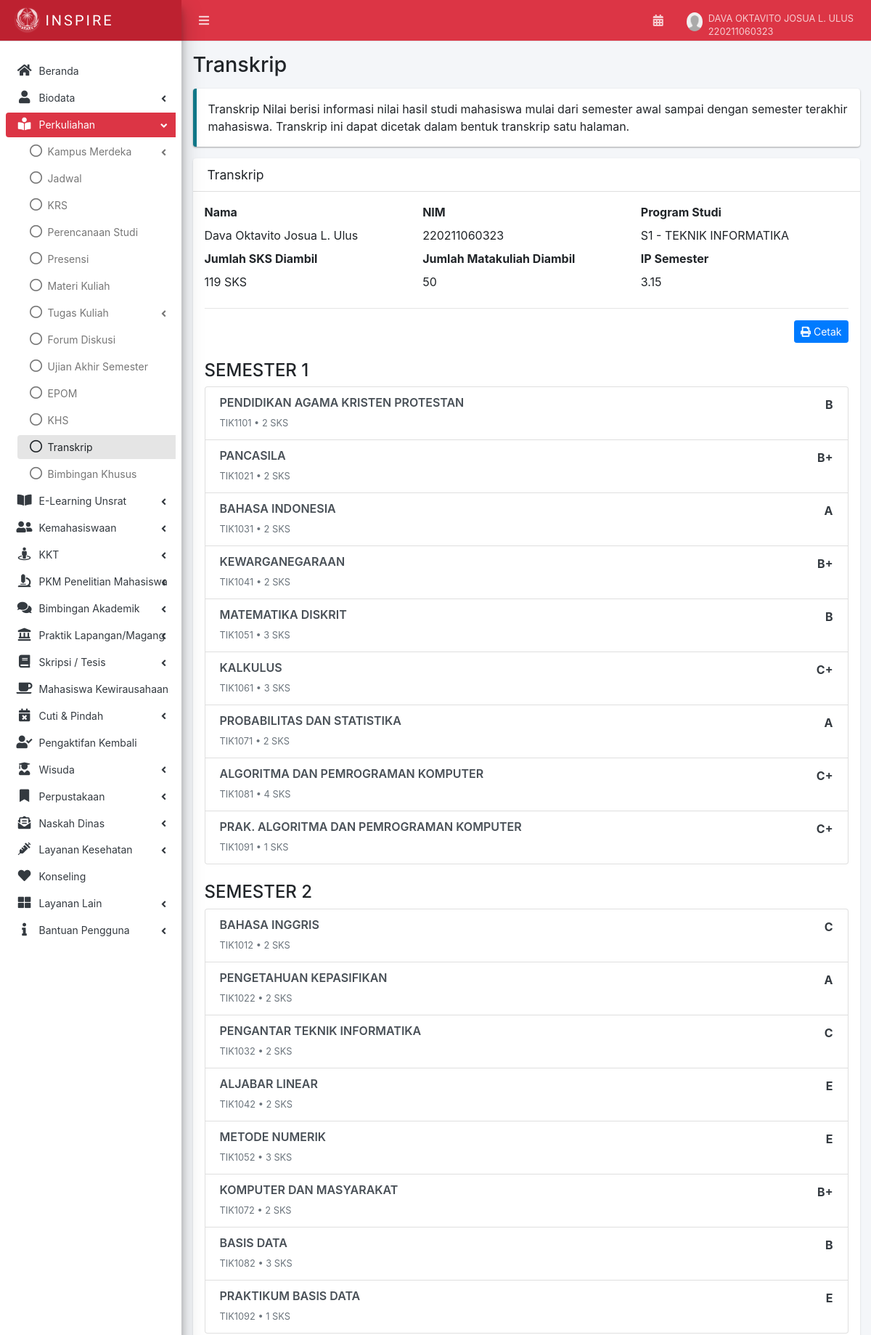
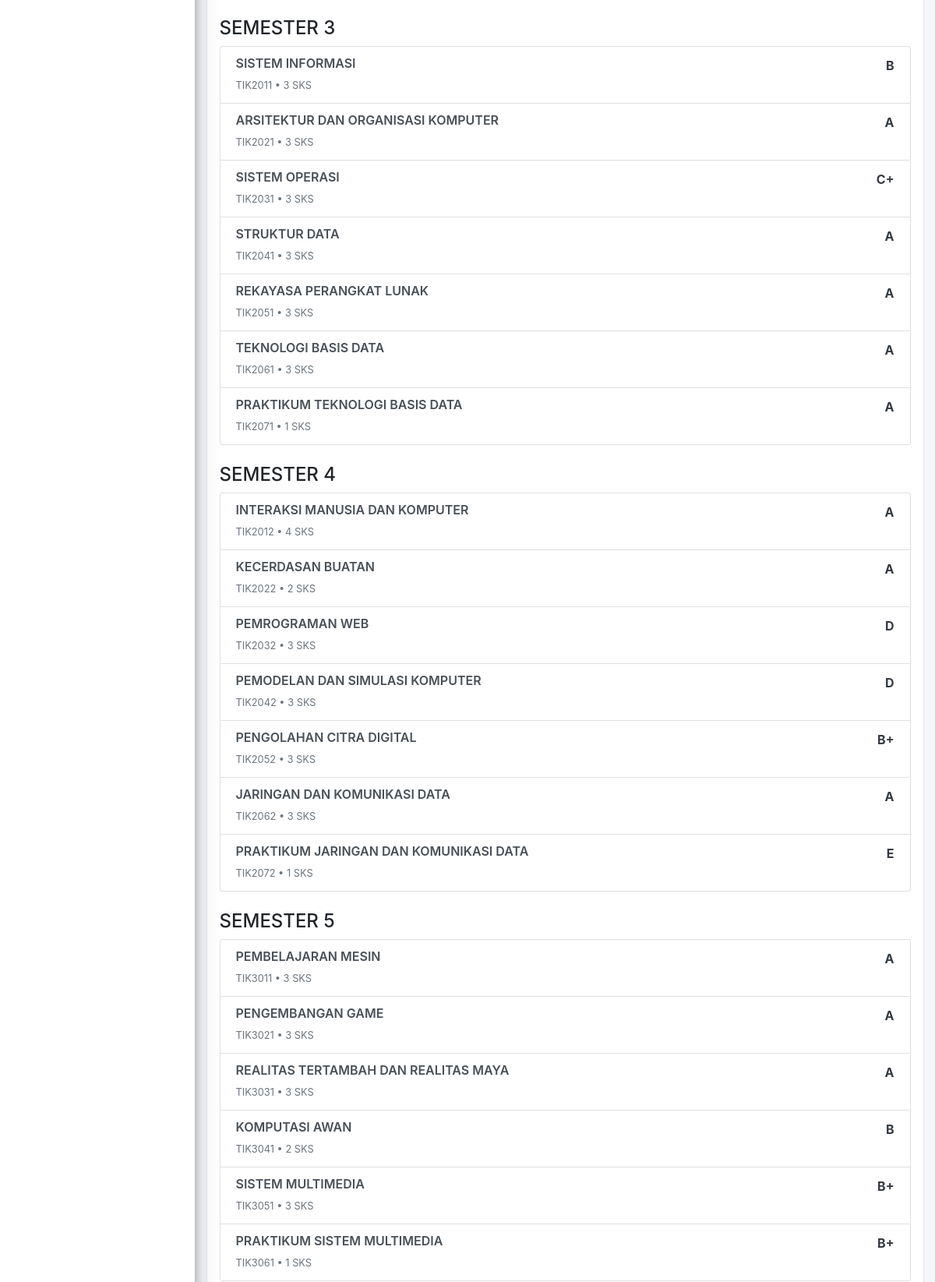
The page /transkrip.php (signed in, upper part) on the database its author committed (2 pictures, top to bottom).
### tables this page shows
CREATE TABLE `users` (
  `id` int NOT NULL,
  `nim` varchar(20) NOT NULL,
  `password` varchar(255) NOT NULL,
  `nama` varchar(100) NOT NULL,
  `email` varchar(100) DEFAULT NULL,
  `tempat_lahir` varchar(100) DEFAULT NULL,
  `tanggal_lahir` date DEFAULT NULL,
  `tanggal_masuk` date DEFAULT '2022-08-01',
  `foto_profil` varchar(255) DEFAULT 'assets/images/user_default.png',
  `semester` int DEFAULT '1',
  `tahun_akademik` varchar(20) DEFAULT '2025/2026',
  `periode` varchar(10) DEFAULT 'Gasal',
  `status` varchar(50) DEFAULT 'Aktif',
  `status_pddikti` varchar(50) DEFAULT 'Aktif',
  `angkatan` varchar(4) DEFAULT NULL,
  `fakultas` varchar(100) DEFAULT NULL,
  `prodi` varchar(100) DEFAULT NULL,
  `jenjang` varchar(10) DEFAULT NULL,
  `pembimbing_akademik` varchar(100) DEFAULT NULL,
  `nip_pembimbing` varchar(30) DEFAULT NULL,
  `masa_studi` int DEFAULT '1',
  `sisa_masa_studi` int DEFAULT '14',
  `ipk` decimal(3,2) DEFAULT '0.00',
  `ip_semester` decimal(3,2) DEFAULT '0.00',
  `sks_lulus` int DEFAULT '0',
  `sks_diambil` int DEFAULT '0',
  `has_academic_warning` tinyint(1) DEFAULT '0',
  `warning_message` text,
  `created_at` timestamp NULL DEFAULT CURRENT_TIMESTAMP,
  `updated_at` timestamp NULL DEFAULT CURRENT_TIMESTAMP ON UPDATE CURRENT_TIMESTAMP
);

CREATE TABLE `transkrip` (
  `id` int NOT NULL,
  `nim` varchar(20) NOT NULL,
  `kode_mk` varchar(20) NOT NULL,
  `nama_mk` varchar(100) NOT NULL,
  `sks` int NOT NULL DEFAULT '3',
  `nilai_huruf` varchar(2) NOT NULL,
  `bobot` decimal(3,2) NOT NULL,
  `semester` int DEFAULT '1',
  `created_at` timestamp NULL DEFAULT CURRENT_TIMESTAMP
);

### transkrip.php (the view, shortened to what this page needs)
<?php
include 'layout/header.php';
include 'config/database.php';
$user_data = null;
$transkrip_data = [];
$total_sks = 0;
$total_mk = 0;
$ips = 0;
$nim = $_SESSION['nim'] ?? '';
$stmt = $conn->prepare("SELECT * FROM users WHERE nim = ?");
$stmt->bind_param("s", $nim);
$stmt->execute();
$result = $stmt->get_result();
if ($result && $result->num_rows > 0) {
    $user_data = $result->fetch_assoc();
}
$stmt = $conn->prepare("SELECT * FROM transkrip WHERE nim = ? ORDER BY semester ASC, id ASC");
$stmt->bind_param("s", $nim);
$stmt->execute();
$result = $stmt->get_result();
while ($row = $result->fetch_assoc()) {
    $semester = $row['semester'];
    if (!isset($transkrip_data[$semester])) {
        $transkrip_data[$semester] = [];
    }
    $transkrip_data[$semester][] = $row;
    $total_sks += (int) $row['sks'];
    $total_mk++;
}
$stmt = $conn->prepare("SELECT
            CASE
                WHEN SUM(sks) > 0 THEN ROUND(SUM(sks * bobot) / SUM(sks), 2)
                ELSE 0
            END as ips
          FROM transkrip
          WHERE nim = ?");
$stmt->bind_param("s", $nim);
$stmt->execute();
$result = $stmt->get_result();
if ($result && $row = $result->fetch_assoc()) {
    $ips = (float) $row['ips'];
}
?>
<div class="content-wrapper" style="min-height: 799.031px;">
    <div class="content-header">
        <div class="container-fluid"><h1>Transkrip</h1></div>
    </div>
    <div class="content">
        <div class="container-fluid">
            <div class="row">
                <div class="col-md-12 col-sm-12 col-xs-12">
                    <div class="callout callout-info">
                        Transkrip Nilai berisi informasi nilai hasil studi mahasiswa mulai dari semester awal sampai dengan semester terakhir mahasiswa. Transkrip ini dapat dicetak dalam bentuk transkrip satu halaman.
                    </div>
                    <div class="card">
                        <div class="card-header">
                            <h3 class="card-title">Transkrip</h3>
                        </div>
                        <div class="card-body">
                            <div class="row">
                                <div class="col-md-4 col-sm-12 col-xs-12 mb-2">
                                    <label>Nama</label><br>
                                    <?php echo $user_data ? htmlspecialchars($user_data['nama'], ENT_QUOTES, 'UTF-8') : '-'; ?>
                                </div>
                                <div class="col-md-4 col-sm-12 col-xs-12 mb-2">
                                    <label>NIM</label><br>
                                    <?php echo $user_data ? htmlspecialchars($user_data['nim'], ENT_QUOTES, 'UTF-8') : '-'; ?>
                                </div>
                                <div class="col-md-4 col-sm-12 col-xs-12 mb-2">
                                    <label>Program Studi</label><br>
                                    S1 - TEKNIK INFORMATIKA
                                </div>
                                <div class="col-md-4 col-sm-12 col-xs-12 mb-2">
                                    <label>Jumlah SKS Diambil</label><br>
                                    <?php echo $total_sks; ?> SKS
                                </div>
                                <div class="col-md-4 col-sm-12 col-xs-12 mb-2">
                                    <label>Jumlah Matakuliah Diambil</label><br>
                                    <?php echo $total_mk; ?>
                                </div>
                                <div class="col-md-4 col-sm-12 col-xs-12 mb-2">
                                    <label>IP Semester</label><br>
                                    <?php echo number_format($ips, 2); ?>
                                </div>
                            </div>
                            <hr>
                            <div class="text-right mb-2">
                                <a href="transkrip_cetak.php" target="_blank">
                                    <button type="button" class="btn btn-sm btn-primary">
                                        <i class="fas fa-print mr-1"></i>Cetak
                                    </button>
                                </a>
                            </div>
                            <?php if (count($transkrip_data) > 0): ?>
                                <?php foreach ($transkrip_data as $semester => $matakuliah_list): ?>
                                    <h4 class="mt-4">SEMESTER <?php echo (int) $semester; ?></h4>
                                    <ul class="list-group mb-4" id="list-semester">
                                        <?php foreach ($matakuliah_list as $mk): ?>
                                            <li class="list-group-item list-group-item-action flex-column align-items-start">
                                                <div class="d-flex w-100 justify-content-between">
                                                    <h6 class="mb-0"><?php echo strtoupper(htmlspecialchars($mk['nama_mk'], ENT_QUOTES, 'UTF-8')); ?></h6>
                                                    <span class="text-dark">
                                                        <b><?php echo htmlspecialchars($mk['nilai_huruf'], ENT_QUOTES, 'UTF-8'); ?></b>
                                                    </span>
                                                </div>
                                                <small class="text-muted">
                                                    <?php echo htmlspecialchars($mk['kode_mk'], ENT_QUOTES, 'UTF-8'); ?> • <?php echo (int) $mk['sks']; ?> SKS
                                                </small>
                                            </li>
                                        <?php endforeach; ?>
                                    </ul>
                                <?php endforeach; ?>
                            <?php endif; ?>
                        </div>
                    </div>
                </div>
            </div>
        </div>
    </div>
</div>
<?php include 'layout/footer.php'; ?>

### assets/css/style.css (style rules this page uses)
.list-group-item h6 { font-weight: 600; }

### rows shown on the page
users: nama "Dava Oktavito Josua L. Ulus", nim "220211060323"
transkrip: nama_mk "PENDIDIKAN AGAMA KRISTEN PROTESTAN", nilai_huruf "B", kode_mk "TIK1101", sks "2"
transkrip: nama_mk "PANCASILA", nilai_huruf "B+", kode_mk "TIK1021", sks "2"
transkrip: nama_mk "BAHASA INDONESIA", nilai_huruf "A", kode_mk "TIK1031", sks "2"
transkrip: nama_mk "KEWARGANEGARAAN", nilai_huruf "B+", kode_mk "TIK1041", sks "2"
transkrip: nama_mk "MATEMATIKA DISKRIT", nilai_huruf "B", kode_mk "TIK1051", sks "3"
transkrip: nama_mk "KALKULUS", nilai_huruf "C+", kode_mk "TIK1061", sks "3"
transkrip: nama_mk "PROBABILITAS DAN STATISTIKA", nilai_huruf "A", kode_mk "TIK1071", sks "2"
transkrip: nama_mk "ALGORITMA DAN PEMROGRAMAN KOMPUTER", nilai_huruf "C+", kode_mk "TIK1081", sks "4"
transkrip: nama_mk "PRAK. ALGORITMA DAN PEMROGRAMAN KOMPUTER", nilai_huruf "C+", kode_mk "TIK1091", sks "1"
transkrip: nama_mk "BAHASA INGGRIS", nilai_huruf "C", kode_mk "TIK1012", sks "2"
transkrip: nama_mk "PENGETAHUAN KEPASIFIKAN", nilai_huruf "A", kode_mk "TIK1022", sks "2"
transkrip: nama_mk "PENGANTAR TEKNIK INFORMATIKA", nilai_huruf "C", kode_mk "TIK1032", sks "2"
transkrip: nama_mk "ALJABAR LINEAR", nilai_huruf "E", kode_mk "TIK1042", sks "2"
transkrip: nama_mk "METODE NUMERIK", nilai_huruf "E", kode_mk "TIK1052", sks "3"
transkrip: nama_mk "KOMPUTER DAN MASYARAKAT", nilai_huruf "B+", kode_mk "TIK1072", sks "2"
transkrip: nama_mk "BASIS DATA", nilai_huruf "B", kode_mk "TIK1082", sks "3"
transkrip: nama_mk "PRAKTIKUM BASIS DATA", nilai_huruf "E", kode_mk "TIK1092", sks "1"
transkrip: nama_mk "SISTEM INFORMASI", nilai_huruf "B", kode_mk "TIK2011", sks "3"
transkrip: nama_mk "ARSITEKTUR DAN ORGANISASI KOMPUTER", nilai_huruf "A", kode_mk "TIK2021", sks "3"
transkrip: nama_mk "SISTEM OPERASI", nilai_huruf "C+", kode_mk "TIK2031", sks "3"
transkrip: nama_mk "STRUKTUR DATA", nilai_huruf "A", kode_mk "TIK2041", sks "3"
transkrip: nama_mk "REKAYASA PERANGKAT LUNAK", nilai_huruf "A", kode_mk "TIK2051", sks "3"
transkrip: nama_mk "TEKNOLOGI BASIS DATA", nilai_huruf "A", kode_mk "TIK2061", sks "3"
transkrip: nama_mk "PRAKTIKUM TEKNOLOGI BASIS DATA", nilai_huruf "A", kode_mk "TIK2071", sks "1"
transkrip: nama_mk "INTERAKSI MANUSIA DAN KOMPUTER", nilai_huruf "A", kode_mk "TIK2012", sks "4"
transkrip: nama_mk "KECERDASAN BUATAN", nilai_huruf "A", kode_mk "TIK2022", sks "2"
transkrip: nama_mk "PEMROGRAMAN WEB", nilai_huruf "D", kode_mk "TIK2032", sks "3"
transkrip: nama_mk "PEMODELAN DAN SIMULASI KOMPUTER", nilai_huruf "D", kode_mk "TIK2042", sks "3"
transkrip: nama_mk "PENGOLAHAN CITRA DIGITAL", nilai_huruf "B+", kode_mk "TIK2052", sks "3"
transkrip: nama_mk "JARINGAN DAN KOMUNIKASI DATA", nilai_huruf "A", kode_mk "TIK2062", sks "3"
transkrip: nama_mk "PRAKTIKUM JARINGAN DAN KOMUNIKASI DATA", nilai_huruf "E", kode_mk "TIK2072", sks "1"
transkrip: nama_mk "PEMBELAJARAN MESIN", nilai_huruf "A", kode_mk "TIK3011", sks "3"
transkrip: nama_mk "PENGEMBANGAN GAME", nilai_huruf "A", kode_mk "TIK3021", sks "3"
transkrip: nama_mk "REALITAS TERTAMBAH DAN REALITAS MAYA", nilai_huruf "A", kode_mk "TIK3031", sks "3"
transkrip: nama_mk "KOMPUTASI AWAN", nilai_huruf "B", kode_mk "TIK3041", sks "2"
transkrip: nama_mk "SISTEM MULTIMEDIA", nilai_huruf "B+", kode_mk "TIK3051", sks "3"
transkrip: nama_mk "PRAKTIKUM SISTEM MULTIMEDIA", nilai_huruf "B+", kode_mk "TIK3061", sks "1"

### other values the page prints
$nama "DAVA OKTAVITO JOSUA L. ULUS"
$nim "220211060323"
$total_sks "119"
$total_mk "50"
$ips "3.15"
$semester "1"
$semester "2"
$semester "3"
$semester "4"
$semester "5"
